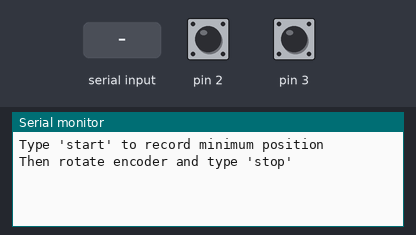
Bench run of a sketch on a simulated Arduino Uno, built with avr-gcc and run on an emulated ATmega328P. Parts: the last lines printed to the serial monitor. Inputs (shaded band) come from the test bench; at power-on: pin 2 HIGH, pin 3 HIGH.

Above: at 1.2 s.
1.3 s: "start\n" received over Serial
At 2.5 s:
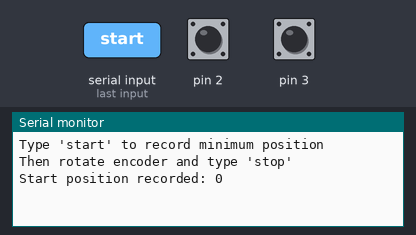
2.8 s: "stop\n" received over Serial
At 3.2 s:
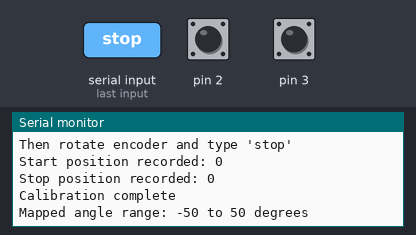
4.3 s: pin 2 pulled LOW for 0.15 s
At 5.4 s:
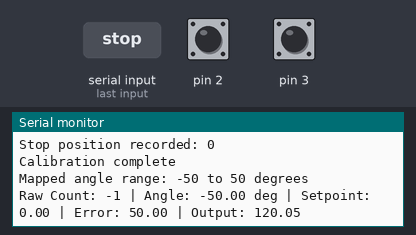
5.9 s: pin 3 pulled LOW for 0.15 s
At 6.6 s:
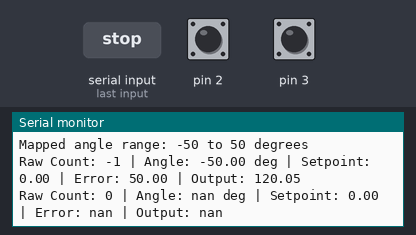
7.5 s: pin 2 pulled LOW for 1 s
At 9.1 s:
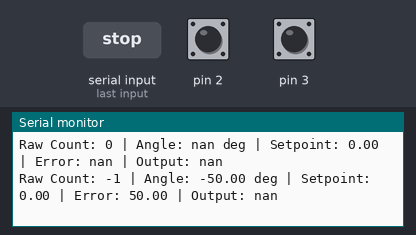
10.0 s: "90,45\n" received over Serial
At 10.5 s:
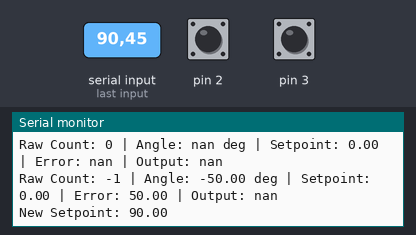

Measured:
- after the input at 1.3 s, the serial monitor: prints a new line at once (image 1)
- after the input at 2.8 s, the serial monitor: prints a new line at once (image 2)
- after the input at 4.3 s, the serial monitor: prints a new line after 0.15 s (image 3)
- after the input at 5.9 s, the serial monitor: prints a new line after 0.15 s (image 4)
- after the input at 7.5 s, the serial monitor: prints a new line after 1.0 s (image 5)
- after the input at 10.0 s, the serial monitor: prints a new line at once (image 6)

The sketch:

encoder.ino
```cpp
volatile long counter = 0;
long lastPosition = 0;

// PID constants
float Kp = 1.5;
float Ki = 0.2;
float Kd = 0.05;

float setpoint = 0;

// PID variables
float error = 0;
float prev_error = 0;
float integral = 0;
float derivative = 0;

unsigned long lastTime = 0;

// Calibration variables
long startCount = 0;
long stopCount = 1;   // avoid divide-by-zero
bool calibrated = false;

void setup() {
  Serial.begin(9600);

  pinMode(2, INPUT_PULLUP);
  pinMode(3, INPUT_PULLUP);

  attachInterrupt(0, ai0, RISING);
  attachInterrupt(1, ai1, RISING);

  lastTime = millis();

  Serial.println("Type 'start' to record minimum position");
  Serial.println("Then rotate encoder and type 'stop'");
}

void loop() {

  // =========================
  // SERIAL COMMANDS
  // =========================
  if (Serial.available()) {

    String cmd = Serial.readStringUntil('\n');
    cmd.trim();

    // Record starting encoder value
    if (cmd == "start") {

      startCount = counter;

      Serial.print("Start position recorded: ");
      Serial.println(startCount);
    }

    // Record ending encoder value
    else if (cmd == "stop") {

      stopCount = counter;

      calibrated = true;

      Serial.print("Stop position recorded: ");
      Serial.println(stopCount);

      Serial.println("Calibration complete");
      Serial.println("Mapped angle range: -50 to 50 degrees");
    }

    // Otherwise assume numeric setpoint
    else {

      float newSetpoint = cmd.toFloat();

      setpoint = newSetpoint;

      integral = 0;
      prev_error = 0;

      Serial.print("New Setpoint: ");
      Serial.println(setpoint);
    }
  }

  // =========================
  // PID + ANGLE DISPLAY
  // =========================
  if (counter != lastPosition && calibrated) {

    unsigned long now = millis();
    float dt = (now - lastTime) / 1000.0;

    if (dt <= 0) dt = 0.001;

    long position = counter;

    // Map encoder count to angle
    float angle = mapFloat(position,
                           startCount,
                           stopCount,
                           -50.0,
                           50.0);

    // Keep angle bounded
    angle = constrain(angle, -50.0, 50.0);

    // PID calculations
    error = setpoint - angle;

    integral += error * dt;

    derivative = (error - prev_error) / dt;

    float output =
      Kp * error +
      Ki * integral +
      Kd * derivative;

    // Serial output
    Serial.print("Raw Count: ");
    Serial.print(position);

    Serial.print(" | Angle: ");
    Serial.print(angle);

    Serial.print(" deg");

    Serial.print(" | Setpoint: ");
    Serial.print(setpoint);

    Serial.print(" | Error: ");
    Serial.print(error);

    Serial.print(" | Output: ");
    Serial.println(output);

    prev_error = error;
    lastTime = now;
    lastPosition = position;
  }
}

// ===================================
// FLOAT VERSION OF MAP()
// ===================================
float mapFloat(float x,
               float in_min,
               float in_max,
               float out_min,
               float out_max) {

  return (x - in_min) *
         (out_max - out_min) /
         (in_max - in_min) +
         out_min;
}

// ===================================
// ENCODER INTERRUPTS
// ===================================
void ai0() {

  if (digitalRead(3) == LOW) {
    counter++;
  }
  else {
    counter--;
  }
}

void ai1() {

  if (digitalRead(2) == LOW) {
    counter--;
  }
  else {
    counter++;
  }
}
```
